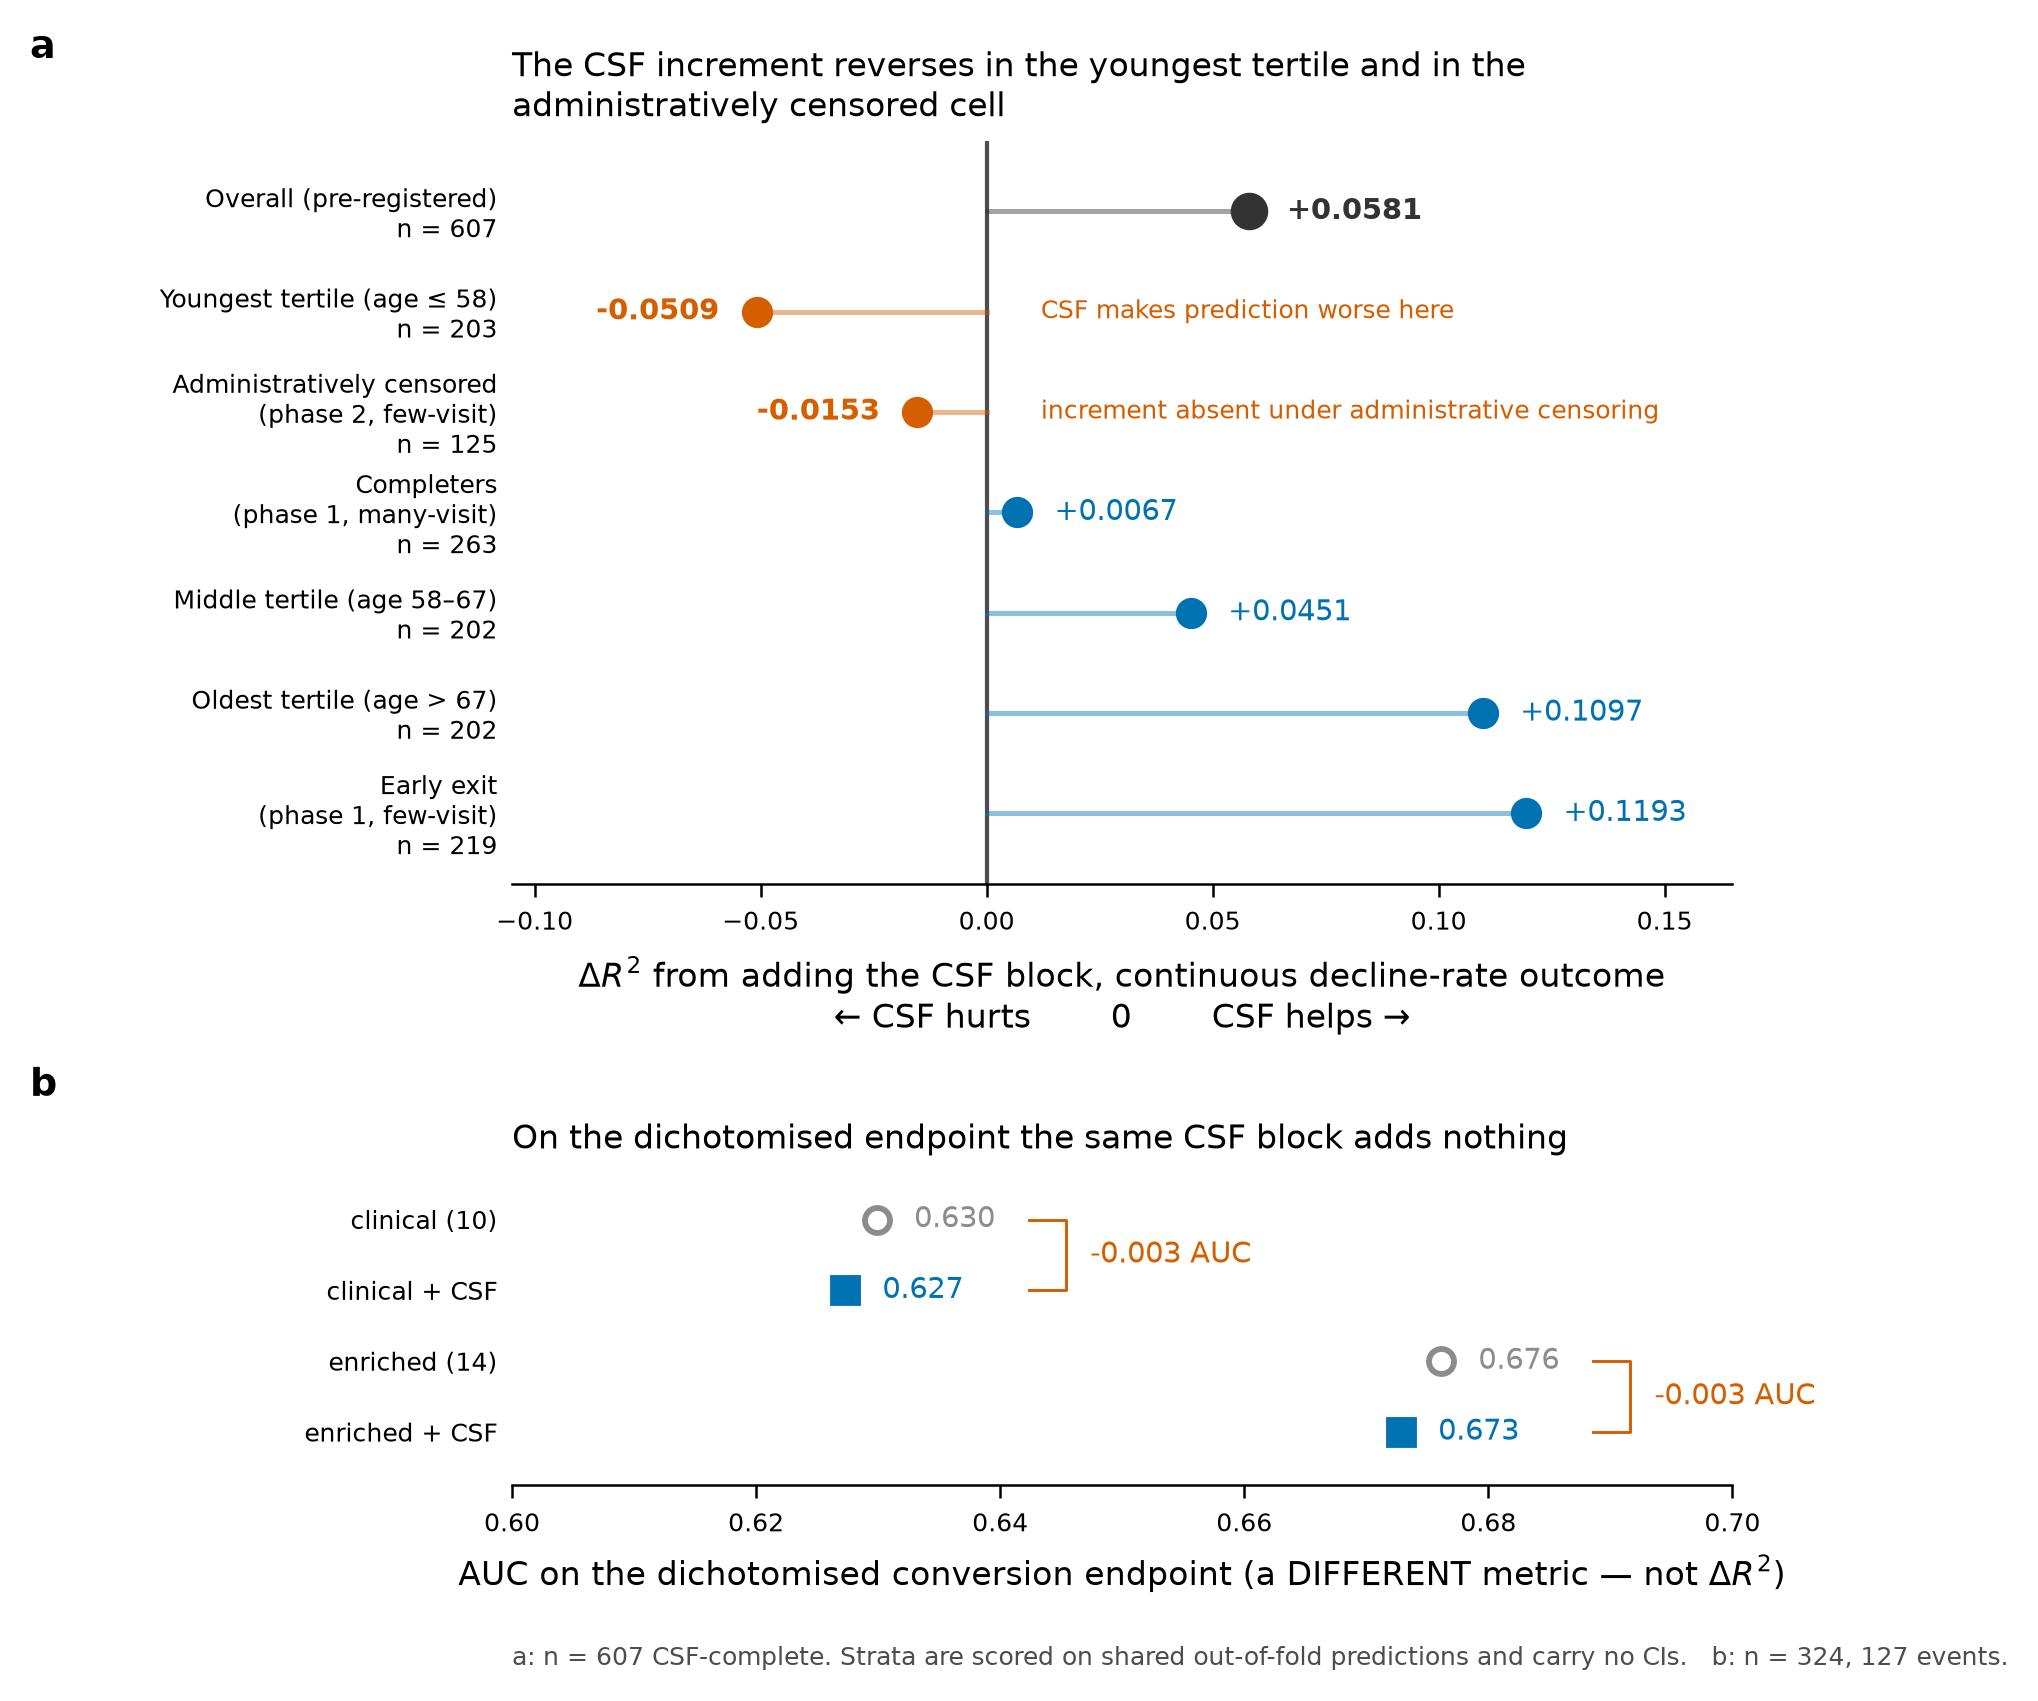

Write Python code to recreate this figure.
"""FIG 2 - Where the increment holds and where it fails. (CENTREPIECE)

Panel A: forest of dR2 by stratum, line at zero, failures placed where they
         cannot be missed rather than buried at the bottom.
Panel B: the DICHOTOMISED conversion endpoint, as a delta in AUC. Separate
         sub-panel, separate axis. An AUC delta is not an R2 delta and the two
         must never share a scale.

Every number is read from JSON at runtime. Nothing is hardcoded.

PROVENANCE
  overall dR2 .............. phase2/increment.json rq1_csf
  age tertiles ............. phase2/batch1_checks.json age_tertile_dr2
  visit / censoring strata . phase2/phase1_visit_split.json results.eb_slope.cells
  conversion endpoint AUC .. phase2/hlavnicka_head2head.json arms

ON batch1_checks.json  (see revision/figures/ARTIFACT_INTEGRITY_SWEEP.md)
  It is the ONLY artifact in data/processed carrying age-tertile dR2.
  It is PARTIALLY superseded and the scope is section-level:
  noise_floor_distribution.json replaces its `noise_block` single-draw figure
  (dr2 = -0.009283) ONLY. age_tertile_dr2 is untouched by that supersession.
  The age arm is corroborated laterally -- all three per-tertile r2_aug
  reproduce fairness_audit.json's age_tertile r2 to ~1e-16 at identical n.

ON hlavnicka_head2head.json
  UNANCHORABLE: different endpoint, different sample (n=324), different metric.
  No arm overlaps any committed value. Its own brackets are cross-seed ranges,
  NOT confidence intervals, and are therefore NOT drawn as intervals here.
"""
import json
import os
import sys

import matplotlib as mpl
import matplotlib.pyplot as plt
import numpy as np

sys.path.insert(0, os.path.dirname(os.path.abspath(__file__)))
from figstyle import apply_figure_style, bbox_check, panel_letter, set_frame

# Repo-relative. This file lives at <repo>/revision/figures/, so the repo
# root is two levels up. That holds in the WSL repro environment and in a
# clean checkout, so a figure is never built against a path that exists on
# only one machine.
OUT = os.path.dirname(os.path.abspath(__file__))
REPO = os.path.dirname(os.path.dirname(OUT))
BASE = os.path.join(REPO, "data", "processed")
assert os.path.isdir(BASE), f"artifact directory not found: {BASE}"
os.makedirs(OUT, exist_ok=True)


def load(rel):
    with open(os.path.join(BASE, rel)) as fh:
        return json.load(fh)


# ---------------------------------------------------------------- data
inc = load("phase2/increment.json")
b1 = load("phase2/batch1_checks.json")
pv = load("phase2/phase1_visit_split.json")
hl = load("phase2/hlavnicka_head2head.json")
fa = load("phase3/fairness_audit.json")

rq1 = inc["rq1_csf"]

# integrity gates -- fail loudly rather than plot a drifted number
_fa_ter = fa["axes"]["age_tertile"]
_map = {"age <= 58": "age<=58", "age 58-67": "age_58-67", "age > 67": "age>67"}
for t in b1["age_tertile_dr2"]:
    k = _map[t["stratum"]]
    assert t["n"] == _fa_ter[k]["n"]
    assert abs(t["r2_aug"] - _fa_ter[k]["r2"]) < 1e-9, (
        f"batch1 age tertile {t['stratum']} r2_aug no longer matches fairness_audit")
_fs = pv["results"]["eb_slope"]["full_sample"]
assert abs(_fs["dr2"] - rq1["dr2"]) < 1e-9, "visit-split pooled arm drifted from anchor"

cells = {c["cell"]: c for c in pv["results"]["eb_slope"]["cells"]}
ter = {t["stratum"]: t for t in b1["age_tertile_dr2"]}

# VISIT CELLS ARE THE PHASE-STRATIFIED ONES ONLY.
# The file also carries pooled "(all phases)" cells. They are NOT plotted here:
# "few-visit (all phases)" (n=344) is exactly "phase 1, few-visit" (n=219) plus
# "phase 2, few-visit" (n=125), so plotting it beside the phase-2 cell would
# count those 125 subjects twice AND reintroduce the phase confound that the
# phase-1 split exists to break. "many-visit (all phases)" is numerically
# identical to "phase 1, many-visit" (phase 2 contributes no many-visit
# subjects, n=0, "too small to score"), but is sourced from the phase-
# stratified set anyway so all three visit rows share one basis.
# The pooled view belongs in a supplementary panel labelled as confounded.
V_FEW1 = cells["phase 1, few-visit"]
V_MANY1 = cells["phase 1, many-visit"]
V_FEW2 = cells["phase 2, few-visit"]

# Rows are ORDERED SO THE FAILURES LEAD, not so the successes do. The overall
# result sits at the top as the reference; the two negative cells follow
# immediately beneath it; the positive strata ascend below them, so the
# largest positive sits furthest from the reference row.
# (label, n, dr2, group, source_tag)
rows = [
    ("Overall (pre-registered)", rq1["n"], rq1["dr2"], "overall", "increment"),

    ("Youngest tertile (age \u2264 58)", ter["age <= 58"]["n"],
     ter["age <= 58"]["dr2"], "age", "batch1"),
    ("Administratively censored\n(phase 2, few-visit)", V_FEW2["n"],
     V_FEW2["dr2"], "visit", "visitsplit"),

    ("Completers\n(phase 1, many-visit)", V_MANY1["n"], V_MANY1["dr2"],
     "visit", "visitsplit"),
    ("Middle tertile (age 58\u201367)", ter["age 58-67"]["n"],
     ter["age 58-67"]["dr2"], "age", "batch1"),
    ("Oldest tertile (age > 67)", ter["age > 67"]["n"],
     ter["age > 67"]["dr2"], "age", "batch1"),
    ("Early exit\n(phase 1, few-visit)", V_FEW1["n"], V_FEW1["dr2"],
     "visit", "visitsplit"),
]

# --- mutual-exclusivity gate -------------------------------------------
# Each stratification family must PARTITION the cohort, never over-cover it.
# A double-counted cell (e.g. plotting a pooled cell beside one of its parts)
# fails here rather than rendering.
_N = rq1["n"]
for _grp in ("age", "visit"):
    _tot = sum(r[1] for r in rows if r[3] == _grp)
    assert _tot <= _N, (f"{_grp} rows sum to n={_tot} > cohort {_N} -- strata "
                        "overlap; a pooled cell is being plotted beside its parts")
assert sum(r[1] for r in rows if r[3] == "visit") == _N, "visit cells must partition"
assert sum(r[1] for r in rows if r[3] == "age") == _N, "age tertiles must partition"
assert V_FEW1["n"] + V_FEW2["n"] == cells["few-visit (all phases)"]["n"], (
    "pooled few-visit cell is no longer the sum of its phase parts")

# panel B: AUC on the dichotomised endpoint -- clinical vs clinical+CSF
arms = hl["arms"]
aucB = [("clinical (10)", arms["clinical (10)"]),
        ("clinical + CSF", arms["clinical + CSF"]),
        ("enriched (14)", arms["enriched (14)"]),
        ("enriched + CSF", arms["enriched + CSF"])]
d_thin = arms["clinical + CSF"]["auc"] - arms["clinical (10)"]["auc"]
d_rich = arms["enriched + CSF"]["auc"] - arms["enriched (14)"]["auc"]

# ---------------------------------------------------------------- style
apply_figure_style(sizes=(8, 7, 6))
POS = "#0072B2"     # increment above zero
NEG = "#D55E00"     # increment below zero (alarm hue, reserved)
OVER = "#333333"    # the overall reference row
GREY = "#8C8C8C"

fig = plt.figure(figsize=(7.2, 5.6))
gs = fig.add_gridspec(2, 1, height_ratios=[1.0, 0.42], hspace=0.55,
                      left=0.335, right=0.90, top=0.915, bottom=0.115)
axA = fig.add_subplot(gs[0])
axB = fig.add_subplot(gs[1])

# ---------------------------------------------------------------- panel A
y = np.arange(len(rows))[::-1]
axA.axvline(0.0, color="#4D4D4D", lw=1.0, zorder=2)

for yi, (lab, n, dr, grp, src) in zip(y, rows):
    neg = dr < 0
    col = OVER if grp == "overall" else (NEG if neg else POS)
    ms = 8.0 if grp == "overall" else 6.5
    axA.plot([0, dr], [yi, yi], color=col, lw=1.2, alpha=0.45, zorder=3)
    axA.plot([dr], [yi], marker="o", ms=ms, color=col, zorder=4, clip_on=False)
    off = -9 if neg else 9
    ha = "right" if neg else "left"
    axA.annotate(f"{dr:+.4f}", xy=(dr, yi), xytext=(off, 0),
                 textcoords="offset points", ha=ha, va="center", color=col,
                 fontsize=mpl.rcParams["legend.fontsize"],
                 fontweight="bold" if grp == "overall" or neg else "normal")

axA.set_yticks(y)
axA.set_yticklabels([f"{lab}\nn = {n}" for lab, n, *_ in rows])
axA.set_xlabel("$\\Delta R^2$ from adding the CSF block, continuous "
               "decline-rate outcome\n"
               "\u2190 CSF hurts        0        CSF helps \u2192")
axA.set_xlim(-0.105, 0.165)
axA.set_ylim(-0.7, len(rows) - 0.3)
axA.set_title("The CSF increment reverses in the youngest tertile and in the\n"
              "administratively censored cell", loc="left")
set_frame(axA, "open")
axA.tick_params(axis="y", length=0)
axA.spines["left"].set_visible(False)

# Call out the two failures. Both notes sit to the RIGHT of the zero line, in
# the empty band between the negative marks and the positive ones, so neither
# collides with its own value label (which is placed left of a negative mark).
for lab_needle, note in (("Youngest", "CSF makes prediction worse here"),
                         ("Administratively",
                          "increment absent under administrative censoring")):
    i = next(k for k, r in enumerate(rows) if r[0].startswith(lab_needle))
    # No leader line. The note sits on its own row in otherwise empty space, so
    # the row is unambiguous without one -- and any leader long enough to reach
    # from the mark to the text ends up terminating inside the text box.
    axA.annotate(note, xy=(0.012, y[i]), ha="left", va="center", color=NEG,
                 fontsize=mpl.rcParams["xtick.labelsize"])

# Direction of goodness is carried by the axis label itself (set above), so it
# cannot collide with it. Left of zero = CSF hurts; right of zero = CSF helps.
panel_letter(axA, "a", dx=-0.395, dy=1.10)

# ---------------------------------------------------------------- panel B
yB = np.arange(len(aucB))[::-1]
for yi, (lab, a) in zip(yB, aucB):
    has_csf = "CSF" in lab
    col = POS if has_csf else GREY
    axB.plot([a["auc"]], [yi], marker="s" if has_csf else "o", ms=6.0,
             mfc=col if has_csf else "white", mec=col, mew=1.4, zorder=3,
             clip_on=False)
    axB.annotate(f"{a['auc']:.3f}", xy=(a["auc"], yi), xytext=(9, 0),
                 textcoords="offset points", ha="left", va="center", color=col,
                 fontsize=mpl.rcParams["legend.fontsize"])

axB.set_yticks(yB)
axB.set_yticklabels([lab for lab, _ in aucB])
axB.set_xlabel("AUC on the dichotomised conversion endpoint "
               "(a DIFFERENT metric \u2014 not $\\Delta R^2$)")
axB.set_xlim(0.60, 0.70)
axB.set_ylim(-0.75, len(aucB) - 0.35)
axB.set_title("On the dichotomised endpoint the same CSF block adds nothing",
              loc="left")
set_frame(axB, "open")
axB.tick_params(axis="y", length=0)
axB.spines["left"].set_visible(False)

# The two deltas are bracketed against the pairs they compare, at the right of
# the panel, where there is empty space and no tick label to collide with.
for (base_lab, csf_lab, d) in (("clinical (10)", "clinical + CSF", d_thin),
                               ("enriched (14)", "enriched + CSF", d_rich)):
    i_b = next(k for k, (l, _) in enumerate(aucB) if l == base_lab)
    i_c = next(k for k, (l, _) in enumerate(aucB) if l == csf_lab)
    yb, yc = yB[i_b], yB[i_c]
    # bracket sits just right of ITS OWN pair, not at a shared far-right x,
    # so it cannot be read as spanning the wrong rows
    xbr = max(dict(aucB)[base_lab]["auc"], dict(aucB)[csf_lab]["auc"]) + 0.0125
    axB.plot([xbr, xbr + 0.003, xbr + 0.003, xbr], [yb, yb, yc, yc],
             color=NEG, lw=0.7, clip_on=False, zorder=3)
    axB.annotate(f"{d:+.3f} AUC", xy=(xbr + 0.005, (yb + yc) / 2),
                 ha="left", va="center", color=NEG,
                 fontsize=mpl.rcParams["legend.fontsize"], clip_on=False)
panel_letter(axB, "b", dx=-0.395, dy=1.22)

fig.text(0.335, 0.008,
         f"a: n = {rq1['n']} CSF-complete. Strata are scored on shared "
         f"out-of-fold predictions and carry no CIs.   "
         f"b: n = {hl['n']}, {hl['events']} events.",
         fontsize=mpl.rcParams["xtick.labelsize"], color="#4D4D4D", ha="left")

assert not bbox_check(fig), "layout QA gate failed -- fix before saving"
fig.savefig(os.path.join(OUT, "fig2_where_it_holds_and_fails.png"), dpi=300)
fig.savefig(os.path.join(OUT, "fig2_where_it_holds_and_fails.pdf"))

print("FIG 2 -- value : source")
for lab, n, dr, grp, src in rows:
    tag = {"increment": "phase2/increment.json rq1_csf",
           "batch1": "phase2/batch1_checks.json age_tertile_dr2",
           "visitsplit": "phase2/phase1_visit_split.json results.eb_slope.cells"}[src]
    print(f"  a {lab.replace(chr(10), ' '):46} n={n:4d} dr2={dr:+.8f}   <- {tag}")
for lab, a in aucB:
    print(f"  b {lab:46} auc={a['auc']:.8f}   <- phase2/hlavnicka_head2head.json arms")
print(f"  b delta AUC clinical  {d_thin:+.8f} (derived)")
print(f"  b delta AUC enriched  {d_rich:+.8f} (derived)")
